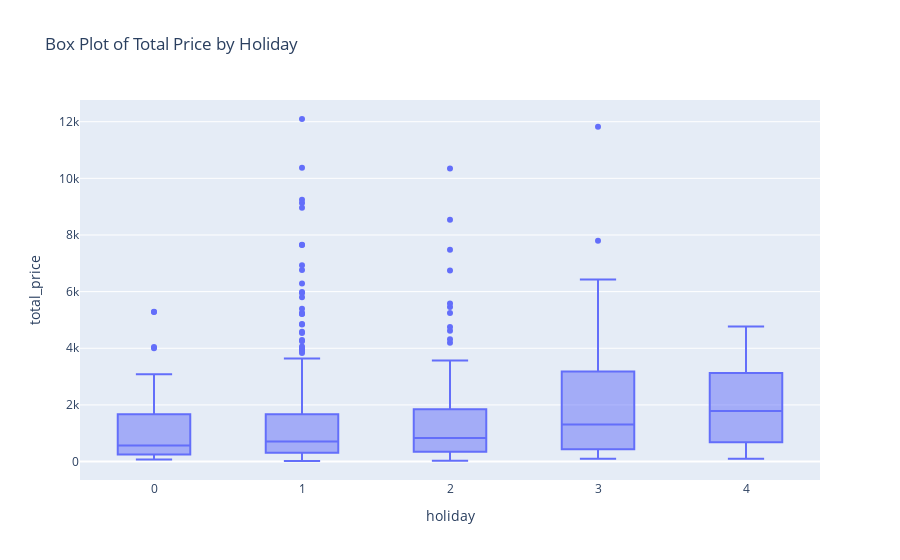

The code cell stored with this chart in its notebook:
### Code cell
# Distribution of total prices by holiday
fig = px.box(retail, x='holiday', 
             y='total_price', 
             title='Box Plot of Total Price by Holiday')
fig.show()

### Figure 1 — Plotly figure (JSON) as saved in the notebook; plotly's stock layout.template omitted (floating-point values rounded to 4 significant figures; data arrays with more than 128 entries replaced by an {"elided": "..."} marker saying what was removed)
{"data": [{"alignmentgroup": "True", "hovertemplate": "holiday=%{x}<br>total_price=%{y}<extra></extra>", "legendgroup": "", "marker": {"color": "#636efa"}, "name": "", "notched": false, "offsetgroup": "", "orientation": "v", "showlegend": false, "type": "box", "x": {"elided": "676 int values"}, "x0": " ", "xaxis": "x", "y": {"elided": "676 float values"}, "y0": " ", "yaxis": "y"}], "layout": {"boxmode": "group", "legend": {"tracegroupgap": 0}, "title": {"text": "Box Plot of Total Price by Holiday"}, "xaxis": {"anchor": "y", "domain": [0, 1], "title": {"text": "holiday"}}, "yaxis": {"anchor": "x", "domain": [0, 1], "title": {"text": "total_price"}}}}
